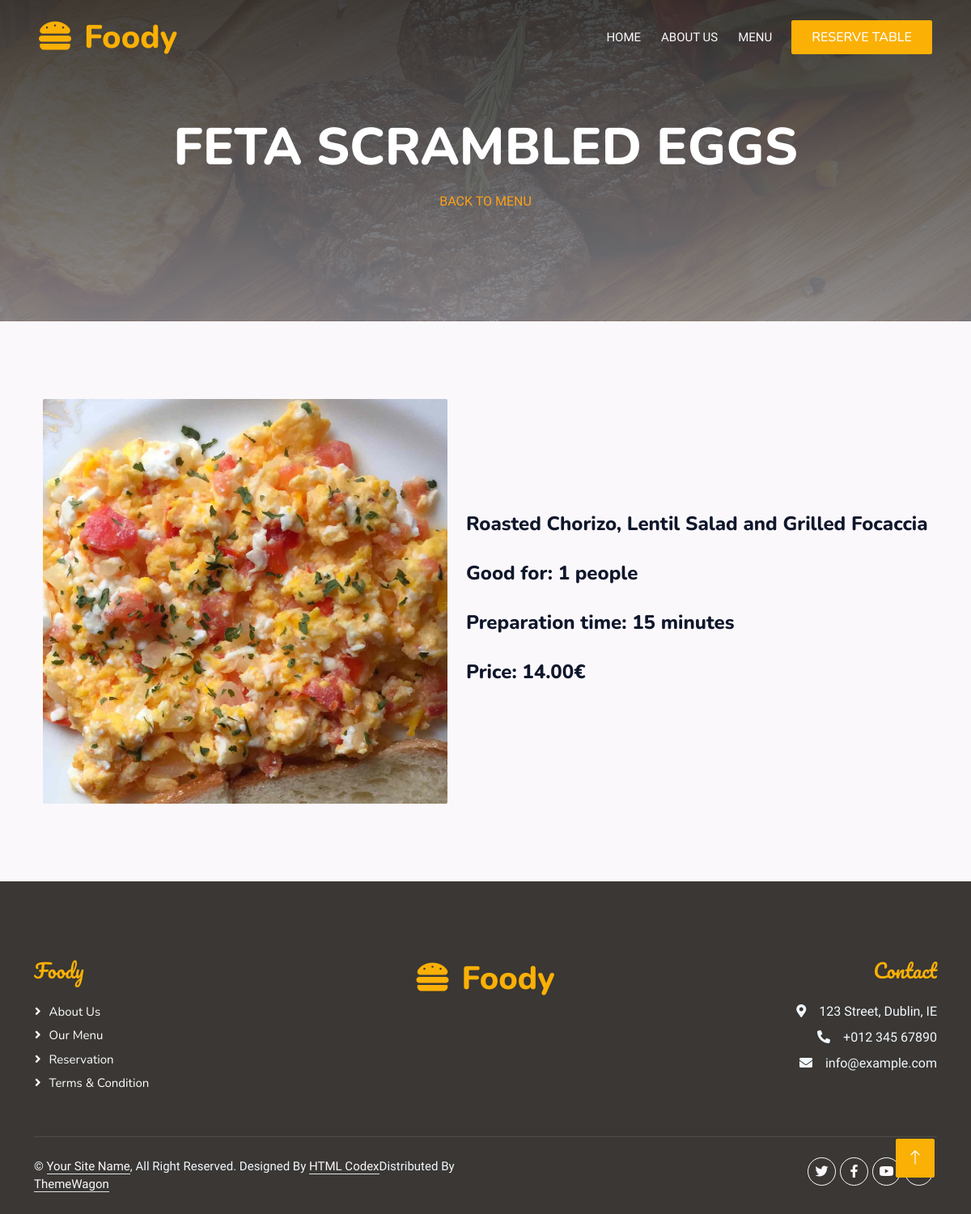
Screenshot of /feta-scrambled-eggs with the database file from the repository.
### booking/models.py (models this page shows, shortened)
class Meals(models.Model):
    name = models.CharField(max_length=50)
    description = models.TextField(max_length=500)
    category = models.ForeignKey(
        'Category', on_delete=models.SET_NULL, null=True)
    people = models.IntegerField()
    price = models.DecimalField(max_digits=5, decimal_places=2)
    preparation_time = models.IntegerField()
    image = models.ImageField(upload_to='booking/img/')
    slug = models.SlugField(blank=True, null=True)
    class Meta:
        verbose_name = 'Meal'
        verbose_name_plural = 'Meals'

### booking/views.py (the view)
# urls.py: path('<slug:slug>', views.meal_detail, name='meal_detail'),
def meal_detail(request, slug):
    meal_detail = Meals.objects.get(slug=slug)
    context = {'meal_detail' : meal_detail ,}
    return render(request, 'detail.html', context)

### booking/templates/detail.html
{% extends 'base.html' %}
{% block content %}
        <div class="py-5 bg-custom hero-header mb-5">
            <div class="container text-center my-5 pt-5 pb-4">
                <h1 class="display-3 text-white mb-3 animated slideInDown">{{meal_detail.name}}</h1>
                <nav aria-label="breadcrumb">
                    <ol class="breadcrumb justify-content-center text-uppercase">
                        <li class="breadcrumb-item"><a href="{% url 'booking:meal_list' %}">Back to Menu</a></li>
                    </ol>
                </nav>
            </div>
        </div>
    <div class="container">
        <div class="py-5 meal-detail-col">
            <img class="img-fluid rounded meal-img" src="{{meal_detail.image.url}}" alt="">
            <div>
            <h4>{{meal_detail.description}}</h4>
            <br>
            <h4>Good for: {{meal_detail.people}} people</h4>
            <br>
            <h4>Preparation time: {{meal_detail.preparation_time}} minutes</h4>
            <br>
            <h4>Price: {{meal_detail.price}}€</h4>
        </div>
        </div>
    </div>
{% endblock content %}

### static/css/style.css (style rules this page uses)
:root { --primary: #fab005; --secondary: #b6a9a1; --light: #fbf8fc; --dark: #3a3734; }
body { background-color: var(--light); }
.bg-custom { background-color: var(--dark); }
.hero-header { background: linear-gradient(rgba(48, 48, 48, 0.9), rgba(133, 133, 138, 0.9)), url(../img/bg-hero.jpg); background-position: center center; background-repeat: no-repeat; background-size: cover; }
.meal-detail-col { display: flex; flex-direction: row; align-items: center; justify-content: space-around; }
.meal-img { width: 500px; }

### rows the page displays
Meals: name "FETA SCRAMBLED EGGS", image (picture), description "Roasted Chorizo, Lentil Salad and Grilled Focaccia", people "1", preparation_time "15", price "14.00"
